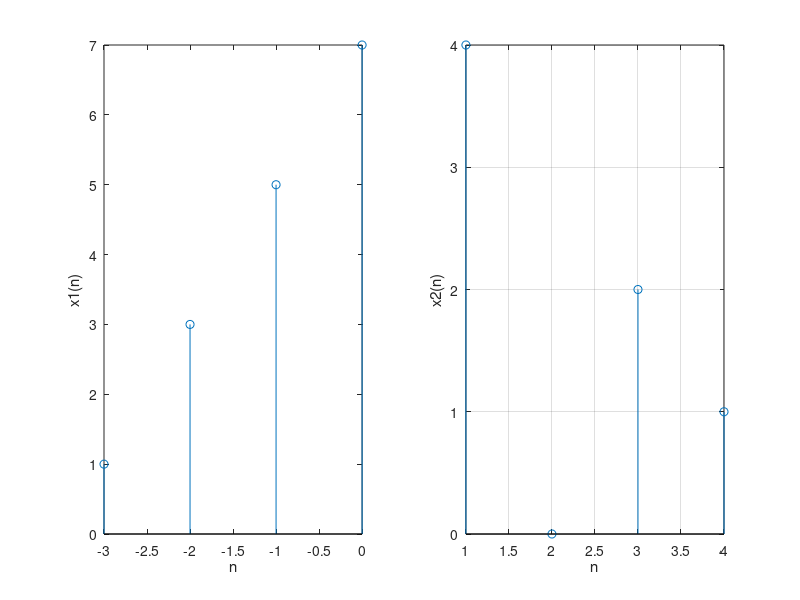
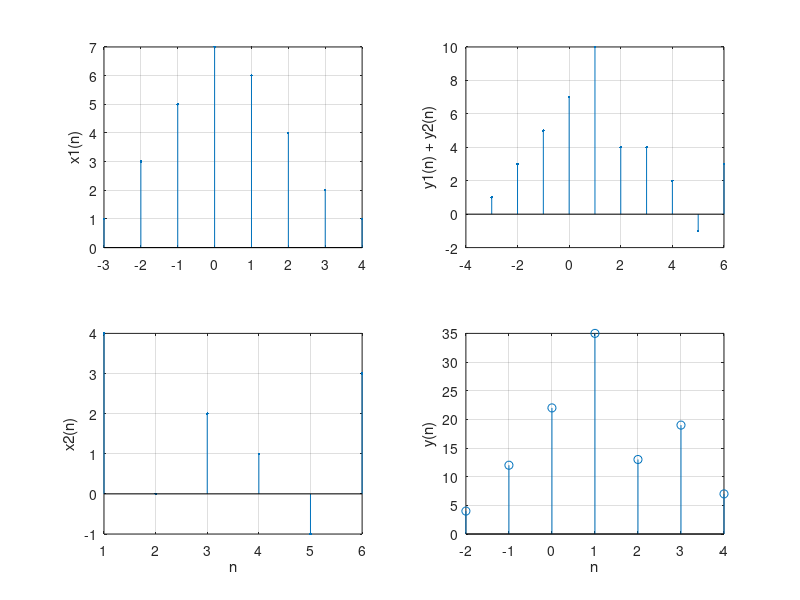

Reproduce these figures in MATLAB, in order. (Note: this script raises an error after producing the figures.)
% 基本矩阵运算
M = [1 2 3; 4 5 6; 7 8 9]
M_trans = M'

M = [1+2j 3+4j]
M'
M.'

A = [1 2; 3 4]
A + 3
A = [1 1 1; 1 1 1]
B = [3 6; 2 4; 5 10]
A*B
A*6

A = [1 2; 3 4]
B = [5 6; 7 8]
A / B
A./ B
A = [2 7 3; 6 5 4; 1 8 9]
inv(A)

% 基本信号生成

% 单位冲激序列
n = 1 : 20
n0 = 8
data = [zeros(1, n0-1) 1 zeros(1, length(n) - n0)]
stem(n, data, 'k')
title('单位冲激序列')
xlabel('n')
ylabel('x(n)')

% 矩阵序列
n1 = 15
un = [zeros(1, n0 - 1) ones(1, n1 - n0 + 1) zeros(1, length(n) - n1)]
stem(n, un, 'k')
title('单位冲激序列')
xlabel('n')
ylabel('x(n)')

% 实指数序列
n = 0: 50
a = 0.9
xn = a.^n
stem(n, xn, 'k')
title('实指数序列')
xlabel('n')
ylabel('x(n)')

% 正弦序列及其采样
n = 0: 100
a = 1.5
f = 0.02
x_sin = a * sin(2*pi*f*n)
subplot(2, 1, 1)
plot(n, x_sin)
title('正弦序列')
xlabel('n')
ylabel('x(n)')
grid on
un = 1 : 3 : length(n)
xn = x_sin([un]);
subplot(2, 1, 2)
stem(un - 1, xn)
title('采样正弦序列')
xlabel('n')
ylabel('x(n)')
grid on

% 随机序列
x1 = rand(1, 5)
figure(1)
stem(x1)
a = 4;
b = 6;
x2 = a + (b - a) * rand(1, 5)
figure(2)
stem(x2)

% 序列的移位
x = [1 4  3 2];
nx = 1:length(x);
m = 3;
ny = nx + m;
y = x;
subplot(211);
stem(nx, x);
axis([min(min(nx), min(ny))-1, max(max(nx), max(ny))+1, min(x)-1, max(x)+1]);
xlabel('n')
ylabel('x(n)')
title('原始序列')
grid on
subplot(212);
stem(ny, y);
axis([min(min(nx), min(ny))-1, max(max(nx), max(ny))+1, min(x)-1, max(x)+1]);
xlabel('n')
ylabel('y(n)')
title('移位后的序列')
grid on

% 序列的求和与乘积
clc;
clear;
x1 = [1, 3, 5, 7, 6, 4, 2, 1];
ns1 = -3;
x2 = [4, 0, 2, 1, -1, 3];
ns2 = 1;
nf1 = ns1 + length(x1) - 1;
nf2 = ns2 + length(x2) - 1;
n1 = ns1 : nf1;
n2 = ns2 : nf2;
n = min(ns1, ns2) : max(nf1, nf2);
y1 = zeros(1, length(n));
y2 = y1;
y1(find((n >= ns1) & (n <= nf1) == 1)) = x1;
y2(find((n >= ns2) & (n <= nf2) == 1)) = x2;
ya = y1 + y2;
ym = y1.* y2;

subplot(221);
stem(n1, x1, '.');
ylabel('x1(n)');
grid;

subplot(223);
stem(n2, x2, '.')
xlabel('n');
ylabel('x2(n)');
grid;

subplot(222);
stem(n, ya, '.')
ylabel('y1(n) + y2(n)');
grid;

subplot(224);
stem(n, ym, '.')
xlabel('n');
ylabel('y1(n) * y2(n)');
grid;

% 求序列的能量（功率）
clc;
clear;
xn = [1 + 1i, 2 + 2i, 3 + 3i, 4 + 4i];
E = sum(abs(xn).^2)

n = 0:100;
a = 1.5;
f = 0.02;
x_sin = a * sin(2*pi*f*n);
E_sin = sum(abs(x_sin).^2)
P = E_sin / n(end)

% 序列的卷积运算
clc;
clear;
x1 = [1, 3, 5, 7];
ns1 = -3;
x2 = [4, 0, 2, 1];
ns2 = 1;
nf1 = ns1 + length(x1) - 1;
nf2 = ns2 + length(x2) - 1;
nx1 = ns1 : nf1;
nx2 = ns2 : nf2;
ny1 = ns1 + ns2;
ny2 = nf1 + nf2;
ny = ny1 : ny2;
y = conv(x1, x2);

figure(1);
subplot(121);
stem(nx1, x1);
xlabel('n');
ylabel('x1(n)');
subplot(122);
stem(nx2, x2);
xlabel('n');
ylabel('x2(n)');
grid;

figure(2);
stem(ny, y)
xlabel('n');
ylabel('y(n)');
grid;

% 数字信号处理
clc;
clear;
[yy, fs] = audioread('final.wav');
y = yy(:, 1);
sound(y, fs);
py = fft(y);
figure(1);
subplot(1, 2, 1), plot(1:length(y), y)
subplot(1, 2, 2), plot(1:length(py)/2, py(1:length(py)/2))
title('原始音频')

[b, a] = butter(9, 0.25, 'high');
yh = filter(b, a, y);
sound(yh, fs)
pyh = fft(yh);
figure(2);
subplot(1, 2, 1), plot(1:length(yh), yh)
subplot(1, 2, 2), plot(1:length(pyh)/2, pyh(1:length(pyh)/2))
title('高通滤波后')
audiowrite('final_high.wav', yh, fs)

[b, a] = butter(9, 0.05, 'low');
yl = filter(b, a, y);
sound(yl, fs)
pyl = fft(yl);
figure(3);
subplot(1, 2, 1), plot(1:length(yl), yl)
subplot(1, 2, 2), plot(1:length(pyl)/2, pyl(1:length(pyl)/2))
title('低通滤波后')
audiowrite('final_low.wav', yl, fs)
